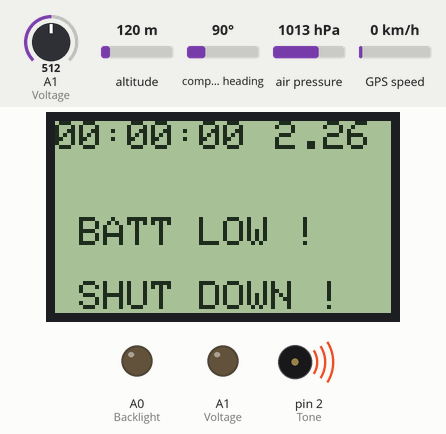
The sketch below on a simulated Arduino Uno, built with avr-gcc and run on an emulated ATmega328P. Parts: 84×48 one-colour display, output pins drawn as LEDs (lit = HIGH), buzzer (waves = sounding). Inputs (shaded band) come from the test bench; at power-on: A1 (Voltage) = 512, altitude 120 m, compass heading 90°, air pressure 1013 hPa, GPS speed 0 km/h. Storage starts empty; EEPROM starts erased; the GPS gets a fix after 3 s at 37.7749, -122.4194 with 8 satellites; what the sketch prints to the serial monitor is not drawn.

Above: at 0.4 s.
At 1.4 s:
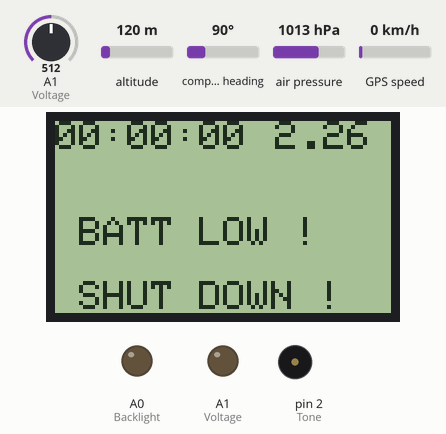
Timing chart, 0 to 130.0 s (numbered marks = the images above):
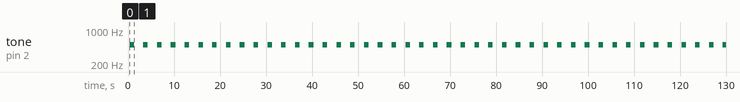

The sketch:

variometre.ino
```cpp
#include<stdlib.h>
#include <avr/sleep.h>
#include <SPI.h>
#include <Wire.h>
#include <Adafruit_BMP085.h>
#include <SdFat.h>
#include <PCD8544.h>
#include <EEPROM.h>
#include <TinyGPS++.h>
TinyGPSPlus gps;
#define SIZE_MEM  13

#define     CHANGE_LEVEL    1
#define     ENTER           2
#define     EXIT            3

#define PLOT
//#define NO_TONE

typedef union __attribute__((__packed__)){
    struct __attribute__((__packed__)){
        uint8_t index;
        float   alt_max;
        float   rate_max;
        uint32_t minutes;
    };
    byte raw[sizeof(uint8_t)+2*sizeof(float)+sizeof(uint32_t)];

}memory_t;

memory_t mem;

// Software SPI (slower updates, more flexible pin options):
// pin 7 - Serial clock out (SCLK)
// pin 6 - Serial data out (DIN)
// pin 5 - Data/Command select (D/C)
// pin 4 - LCD chip select (CS)
// pin 3 - LCD reset (RST)

static PCD8544 lcd;

static Adafruit_BMP085 bmp;

SdFat sd;
SdFile dataFile;
char filename[9] = "vari.igc";

// ADD of mem struct in EEPROM
#define STAT_GLOBAL 0x00

void read_EEPROM(byte offset) {
    for (uint8_t i = offset; i < SIZE_MEM; i++){
        mem.raw[i] = EEPROM.read(i);
        Serial.print(mem.raw[i]);
    }
}

void write_EEPROM(byte offset) {
    for (uint8_t i = offset; i < SIZE_MEM;i++){
        EEPROM.write(i,mem.raw[i]);
    }
}

typedef union __attribute__((__packed__)){
    struct __attribute__((__packed__)){
        char b ;
        char time[6];
        char lat[8];
        char lng[9];
        char a;
        char pAlt[5];
        char gAlt[5];
    };
    char raw[35];
}igc_t;

igc_t cur_igc;

char is_gps_valid = 'E';
#if 0
typedef struct{
    const char text[10];
    char value;
    void (* funct)();
}t_item;

typedef struct{
    const char title[15];
    t_item items[2];
    char index;
}t_page;

float level = 0.0;
void set_level(char value){
    level = (float)value;
}

void screen_stat(void){
    lcd.print("stats");
}
t_page page[2] = {"MENU PRINCIPAL",{"[-Level-] ",0x02,set_level},{"[-Stats-] ",0x00,screen_stat},0x00};

#define l_page 0
#define l_item 1
#define l_value 2
void do_menu(){
    t_page cur_page = page[0]; // Page to screen
    char button = 0x00;
    uint8_t i = 0;
    char level; // 0, 1 or 2
    bool exit_menu = false;
    while(!exit_menu){
        //display(page,level); // page with highlight level
        switch(0){//Read_button()){
            case CHANGE_LEVEL :
                if(level < 0X02) level ++;
                else level = 0x00;
                break;
            case ENTER :
                if(level == l_page){cur_page=page[++i];}
                if(level == l_item){cur_page = index++;}
                if(level == l_value){cur_page.item[cur_page.index].funct();}
                break;
            case EXIT :
                exit_menu = true;
                break;
            case Default:
                break;
        }
        }
    }
#endif
    static float batt;
    void setup() {
        memset(&cur_igc,'0',sizeof(cur_igc));
        cur_igc.a = 'A';
        cur_igc.b = 'B';

        // Fetch last file index
        mem.index = 0;
        mem.alt_max = 0.0f;
        mem.rate_max = 0.0f;
        mem.minutes = 0;
        // Fetch stats in memory
        Serial.begin(9600);

        read_EEPROM(STAT_GLOBAL);
        Serial.println(mem.alt_max);
        // Prepare filename with current index
        filename[1] = (mem.index / 100) % 10 + '0';
        filename[2] = (mem.index / 10) % 10 + '0';
        filename[3] = (mem.index) % 10 + '0';
        mem.index ++;

        lcd.begin(84, 48);
        lcd.clear();

        pinMode(A0, OUTPUT);// Backlight
        pinMode(2, OUTPUT);// Tone
        pinMode(A1, OUTPUT);// Voltage
        digitalWrite(A0,0);


        if (!sd.begin(10, SPI_FULL_SPEED)) {
            sd.initErrorHalt();
        }
        if (!bmp.begin(3)) {
            while (1) {}
        }
        if(!dataFile.open(filename,O_RDWR | O_CREAT | O_TRUNC)){
            lcd.print(F("FILE ERR"));
            lcd.setCursor(0, 5);
            lcd.print(filename);
            while (1);
        }

        dataFile.print(F("AXXX Tilak_Logger\r\
HFDTE020911\r\
HFFXA035\r\
HFPLTPILOTINCHARGE: Pierre-Louis TILAK\r\
HFCM2CREW2: not recorded\r\
HFGTYGLIDERTYPE:Advance Alpha5 23\r\
HFGIDGLIDERID:0\r\
HFDTM100GPSDATUM: WGS-1984\r\
HFRFWFIRMWAREVERSION: 1.2\r\
HFRHWHARDWAREVERSION: 2016\r\
HFFTYFRTYPE: Ardiuno Tilak Logger\r\
HFGPSGPS:Ublox Neo6m\r\
HFPRSPRESSALTSENSOR: BMP180\r\
HFCIDCOMPETITIONID:\r\
HFCCLCOMPETITIONCLASS:\r"));
        // Flush data
        dataFile.sync();
        dataFile.getWriteError();

        // Initialize battery voltage measure
        batt += (float)analogRead(A1) * (5.0/1023.0) - 0.24;
    }

    uint8_t count;
    bool tone_done = false;
    static int start_beep;
    static int duration, old_duration;
    static int timer;
    static bool inits = true;
    static bool in_flight = true;
    uint8_t i_t = 0;

    void loop() {

        static unsigned long sec = 0;
        static uint8_t old_minu = 0;
        static uint8_t minu = 0;
        static uint8_t hour = 23;
        static unsigned long usec = 0;
        static unsigned long old_usec = 0;
        static float alt, old_alt, smooth;
        static float raw_deriv,derivative;
        static int16_t freq;
        static uint8_t count_lcd = 0;
        static uint8_t count_sd = 0;
        static uint8_t count_gps = 0;
        static float avg_batt;
        static uint8_t avg_batt_count = 0;
        static float ground_speed = 0.0f;

        char heure[8];
#if 0
        if(digitalRead(ENTER)==HIGH){
            delay(1);
            while(digitalRead(ENTER)==HIGH);
            do_menu();
        }
#endif
        // Update Time
        usec = millis();
        sec = usec / 1000;
        minu = sec / 60;
        hour = minu / 60;

        alt = bmp.readAltitude();
        if (inits) {
            smooth = alt;
            old_alt = alt;
            old_usec = usec;
            inits = false;
        }

        // Process Pressure
        smooth = 0.97 * smooth + 0.03* alt;

        // Process Derivative
        if ((old_usec - usec) >= 100) {
            raw_deriv = ((smooth    - old_alt) * 1000) /(usec - old_usec);
            old_usec = usec;
            old_alt = smooth;
        }
        derivative = 0.9 * derivative + 0.1 * raw_deriv;

        //if(abs(derivative) > 1.0){in_flight = true;}
#ifdef PLOT
        dataFile.print(usec);
        dataFile.print(",");
        dataFile.print(smooth);
        dataFile.print(",");
        dataFile.print(derivative);
        dataFile.print(",");
        dataFile.print(raw_deriv);
        dataFile.print("\n");
        if(in_flight){
            // Update stat
            if(mem.rate_max < derivative) mem.rate_max = derivative;
            // Update stat
            if(mem.alt_max < alt) mem.alt_max = alt;
        }
        // Flush data
        dataFile.sync();
        dataFile.getWriteError();
#endif

        // TONE
#define RISING_LEVEL 0.23
#define FALLING_LEVEL 0.4
#define PERIOD_MAX 400
        if (derivative >= RISING_LEVEL) {
            //duration = (int) 50 + 70 / abs(derivative);
            duration = (int) ((-derivative)*70 + 400);
        }
        else if(derivative <= -FALLING_LEVEL){
            //duration = (int) 100 + 200 / abs(derivative);
            duration = (int) ((derivative)*35 +  400);
        }
        else {
            duration = 0;
        }
        duration = constrain(duration, 0, 400);
        freq = (int) (640 + 200 * derivative);
        if(derivative<0)freq-=250;
        freq = constrain(freq, 40, 4000);

        if (!tone_done) {
            if (duration != 0)
#ifndef NO_TONE
                tone(2, freq, duration);
#endif
            tone_done = true;
            start_beep = millis();
            old_duration = duration;
        }
        timer = start_beep + 2 * old_duration - millis();
        if (timer < 10) {
            tone_done = false;
        }
        switch (count) {
            case 1 : // Print data on screen
                count_lcd ++;
                if (count_lcd == 5) {


                    lcd.setCursor(0, 0);

                    if ((hour % 24) < 10) lcd.print("0");
                    lcd.print(hour % 24);
                    lcd.print(":");
                    if ((minu % 60) < 10) lcd.print("0");
                    lcd.print(minu % 60);
                    lcd.print(":");
                    if ((sec % 60) < 10) lcd.print("0");
                    lcd.print(sec % 60);
                    lcd.setCursor(55, 0);

                    avg_batt += (float)analogRead(A1) * (5.0/1023.0) - 0.24;
                    avg_batt_count ++;
                    if(avg_batt_count >= 30){
                        avg_batt /= avg_batt_count;

                        batt = avg_batt;

                        avg_batt = 0;
                        avg_batt_count = 0;

                    }
                    if(batt >= 4.00) lcd.print("~~~}");
                    else if(batt >= 3.80) lcd.print(" ~~}");
                    else if(batt >= 3.70) lcd.print("  ~}");
                    else if(batt >= 3.40) lcd.print("   }");
                    else if(batt >= 1.00){
                        // Got into sleep mode
                        lcd.print(batt);
                        lcd.setCursor(0,3);
                        lcd.print(" BATT LOW !");
                        lcd.setCursor(0,5);
                        lcd.print(" SHUT DOWN !");
                        while(1){
                            tone(2, 500, 1000);
                            delay(3000);
                        }
                        //dataFile.close();
                        lcd.clear();
                        set_sleep_mode(SLEEP_MODE_PWR_DOWN);
                        cli();
                        sleep_enable();
                        sleep_bod_disable();
                        sei();
                        sleep_mode();
                    }
                    else{
                        lcd.setCursor(0,2);
                        lcd.print("Device");
                        lcd.setCursor(0,3);
                        lcd.print("Connected");
                        while(1);
                    }
                    lcd.setCursor(79, 0);

                    lcd.print((gps.location.isValid())?"{":"X");

                    lcd.setCursor(0, 1);
                    lcd.set_size(0x02);
                    lcd.print(ground_speed);

                    lcd.set_size(0x01);
                    lcd.print("km/h  ");
                    lcd.setCursor(0,3);
                    lcd.print(smooth);
                    lcd.print(" m    ");

                    lcd.set_size(0x02);
                    lcd.setCursor(0,4);
                    if(derivative>0.0){lcd.print("+");}
                    lcd.print(derivative);
                    lcd.set_size(0x01);
                    lcd.print("m/s");
                    count_lcd = 0;
                }
                break;
            case 2: // Read GPS & Write data to SD Card
                //count_sd ++;
                if (in_flight  && gps.location.isValid()) {
                    if((strlen(gps.c_lon)==8)&&
                            (strlen(gps.c_lat)==7)&&
                            (gps.dir_lat=='N'||gps.dir_lat=='S')&&
                            (gps.dir_lon=='W'||gps.dir_lon=='E')&&
                            !(gps.time.hour()==0&&gps.time.minute()==0&&gps.time.second()==0)){
                        ground_speed = gps.speed.kmph();

                        dataFile.print("B");
                        if (gps.time.hour() < 10) dataFile.print(F("0"));
                        dataFile.print(gps.time.hour());

                        if (gps.time.minute() < 10) dataFile.print(F("0"));
                        dataFile.print(gps.time.minute());
                        if (gps.time.second() < 10) dataFile.print(F("0"));
                        dataFile.print(gps.time.second());

                        dataFile.print(gps.c_lat);
                        dataFile.print(gps.dir_lat);
                        dataFile.print(gps.c_lon);
                        dataFile.print(gps.dir_lon);
                        dataFile.print("A");
                        if(smooth<10)dataFile.print("0000");
                        else if(smooth<100) dataFile.print("000");
                        else if(smooth<1000) dataFile.print("00");
                        else if(smooth<10000) dataFile.print("0");
                        dataFile.print(smooth,0);

                        if(smooth<10)dataFile.print("0000");
                        else if(smooth<100) dataFile.print("000");
                        else if(smooth<1000) dataFile.print("00");
                        else if(smooth<10000) dataFile.print("0");
                        dataFile.println(gps.altitude.meters(),0);
                        // Flush data
                        dataFile.sync();
                        dataFile.getWriteError();
                    }
                    count_sd = 0;
                }
                break;
            case 3 :
                if(in_flight){
                    if(minu >= old_minu+10){
                        mem.minutes+= (minu-old_minu);
                        old_minu = minu;
                    }
                    write_EEPROM(STAT_GLOBAL);
                }
                count = 0;
                break;
           default:
                break;
        }
        count++;
    }

void serialEvent(){
    while (Serial.available() > 0) {
        gps.encode(Serial.read());
    }
}
```

Measured:
- by itself, tone on pin 2 (Tone): alternates 500 Hz for 1.0 s and silent for 2.0 s
